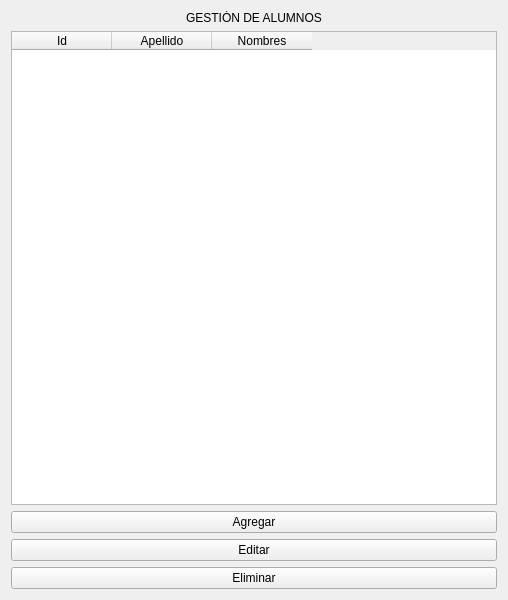
<?xml version="1.0" encoding="UTF-8"?>
<ui version="4.0">
 <class>GestionAlumnos</class>
 <widget class="QWidget" name="GestionAlumnos">
  <property name="geometry">
   <rect>
    <x>0</x>
    <y>0</y>
    <width>508</width>
    <height>600</height>
   </rect>
  </property>
  <property name="windowTitle">
   <string>Form</string>
  </property>
  <property name="autoFillBackground">
   <bool>false</bool>
  </property>
  <layout class="QHBoxLayout" name="horizontalLayout">
   <item>
    <layout class="QVBoxLayout" name="verticalLayout">
     <item>
      <widget class="QLabel" name="labelGestionAlumnos">
       <property name="text">
        <string>GESTIÓN DE ALUMNOS</string>
       </property>
       <property name="alignment">
        <set>Qt::AlignHCenter|Qt::AlignTop</set>
       </property>
       <property name="margin">
        <number>0</number>
       </property>
      </widget>
     </item>
     <item>
      <widget class="QTableWidget" name="tableWidgetDatos">
       <property name="maximumSize">
        <size>
         <width>500</width>
         <height>600</height>
        </size>
       </property>
       <property name="alternatingRowColors">
        <bool>false</bool>
       </property>
       <property name="selectionMode">
        <enum>QAbstractItemView::SingleSelection</enum>
       </property>
       <property name="selectionBehavior">
        <enum>QAbstractItemView::SelectRows</enum>
       </property>
       <property name="sortingEnabled">
        <bool>true</bool>
       </property>
       <column>
        <property name="text">
         <string>Id</string>
        </property>
       </column>
       <column>
        <property name="text">
         <string>Apellido</string>
        </property>
       </column>
       <column>
        <property name="text">
         <string>Nombres</string>
        </property>
       </column>
      </widget>
     </item>
     <item>
      <widget class="QPushButton" name="pushButtonAgregar">
       <property name="text">
        <string>Agregar</string>
       </property>
      </widget>
     </item>
     <item>
      <widget class="QPushButton" name="pushButtonEditar">
       <property name="text">
        <string>Editar</string>
       </property>
      </widget>
     </item>
     <item>
      <widget class="QPushButton" name="pushButtonEliminar">
       <property name="text">
        <string>Eliminar</string>
       </property>
      </widget>
     </item>
    </layout>
   </item>
  </layout>
 </widget>
 <resources/>
 <connections/>
</ui>
